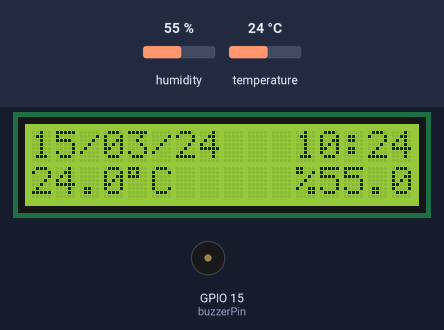
Bench run of a program on a simulated ESP8266 (NodeMCU). Shown: 16×2 character LCD, buzzer (waves = sounding, pin HIGH). Inputs (shaded band) come from the test bench; at power-on: temperature 24 °C, humidity 55 %. WiFi joins after 1.5 s; servers stay silent unless stated; network time is answered at once with the bench clock; the local clock reads 2024-03-15 10:24:30 at power-on unless the program sets it.

Above: at 2.8 s.
2.9 s: temperature set to 11 °C
At 4.2 s:
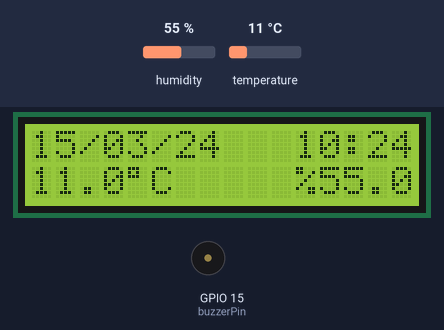
5.6 s: temperature set to 8 °C
At 7.0 s:
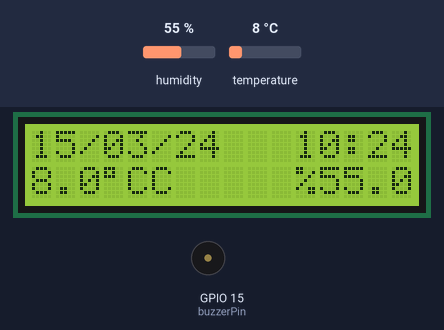
8.3 s: humidity set to 22 %
At 10.2 s:
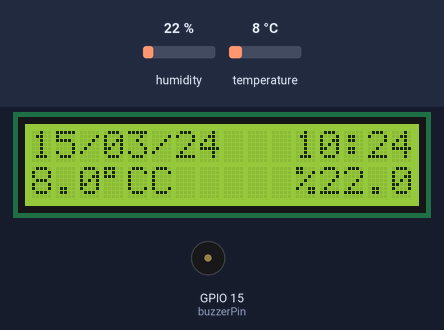
11.3 s: humidity set to 40 %
At 12.9 s:
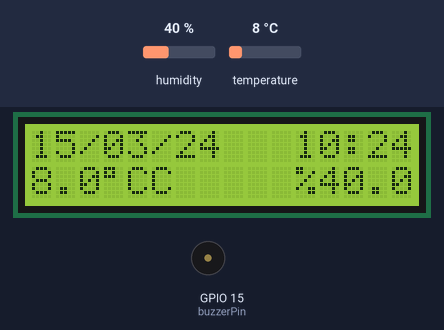
Timing chart, 0 to 14.4 s (numbered marks = the images above; inputs shaded):
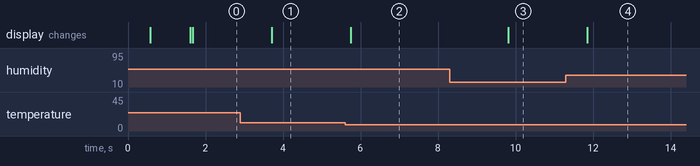

The program:

main.cpp
```cpp
#include <LiquidCrystal_I2C.h> // https://github.com/johnrickman/LiquidCrystal_I2C
#include <NTPClient.h>         // https://github.com/arduino-libraries/NTPClient
#include <ESP8266WiFi.h>
#include <WiFiUdp.h>
#include "DHTesp.h" // https://github.com/beegee-tokyo/DHTesp

#define buzzerPin 15          // define buzzer connected pin
#define dhtPin 2              // define dht connected pin
#define dhtType DHTesp::DHT11 // Define dht sensor type

const char *ssid = "";        // Wifi SSID
const char *password = ""; // Wifi Password

const long utcOffsetInSeconds = 10800; // Set your timezone 1 hour = 3600 second

bool executed = false;
bool Fahrenheit = false;                        // If you want change temperature unit to Fahrenheit set true
const char *ntpServerUrl = "pool.ntp.org"; // Set npt server url
                                                // https://www.ntppool.org/en/

DHTesp dht;
WiFiUDP ntpUDP;
LiquidCrystal_I2C lcd(0x27, 16, 2);
NTPClient timeClient(ntpUDP, ntpServerUrl, utcOffsetInSeconds);

void lcdClockDate();
void TempHum();
void ringBuzzer();

void setup()
{
    pinMode(buzzerPin, OUTPUT);
    lcd.init();
    lcd.backlight();
    WiFi.begin(ssid, password);
    dht.setup(dhtPin, dhtType);
    while (WiFi.status() != WL_CONNECTED)
    {
        delay(500);
        lcd.setCursor(0, 0);
        lcd.print("Connecting to");
        lcd.setCursor(3, 1);
        lcd.print(ssid);
    }
    lcd.clear();
    timeClient.begin();
}

void loop()
{
    timeClient.update();
    lcdClockDate();
    TempHum();
    ringBuzzer();
    delay(2000);
}
void lcdClockDate()
{
    time_t epochTime = timeClient.getEpochTime();
    String formattedTime = timeClient.getFormattedTime().substring(0, 5);
    struct tm *ptm = gmtime((time_t *)&epochTime);
    int monthDay = ptm->tm_mday;
    String currentMonth = (ptm->tm_mon + 1) < 10 ? "0" + String(ptm->tm_mon + 1) : String(ptm->tm_mon + 1);
    int currentYear = ptm->tm_year - 100;
    String CurrentDate = String(monthDay) + "/" + String(currentMonth) + "/" + String(currentYear);
    lcd.setCursor(0, 0);
    lcd.print(CurrentDate);
    lcd.setCursor(11, 0);
    lcd.print(formattedTime);
}
void TempHum()
{
    float humidity = dht.getHumidity();
    float temperature = dht.getTemperature();
    if (Fahrenheit)
    {
        lcd.setCursor(0, 1);
        lcd.print(String(dht.toFahrenheit(temperature), 1) + char(223) + "F");
        lcd.setCursor(11, 1);
        lcd.print("%" + String(humidity, 1));
    }
    else
    {

        lcd.setCursor(0, 1);
        lcd.print(String(temperature, 1) + char(223) + "C");
        lcd.setCursor(11, 1);
        lcd.print("%" + String(humidity, 1));
    }
}

void ringBuzzer() // This function activates the buzzer only once per hour
{
    int currentMinute = timeClient.getMinutes();
    if (currentMinute == 0 && executed == false)
    {
        digitalWrite(buzzerPin, HIGH);
        delay(200);
        digitalWrite(buzzerPin, LOW);
        executed = true;
    }
    if (currentMinute != 0)
    {
        executed = false;
    }
}
```

Measured:
- the behaviour switches between 10 and 9 °C on temperature (found by bisection; images 1 and 2)
- after the input at 2.9 s, the display: changes after 0.81 s (image 1)
- after the input at 5.6 s, the display: changes after 0.15 s (image 2)
- after the input at 8.3 s, the display: changes after 1.5 s (image 3)
- after the input at 11.3 s, the display: changes after 0.55 s (image 4)
